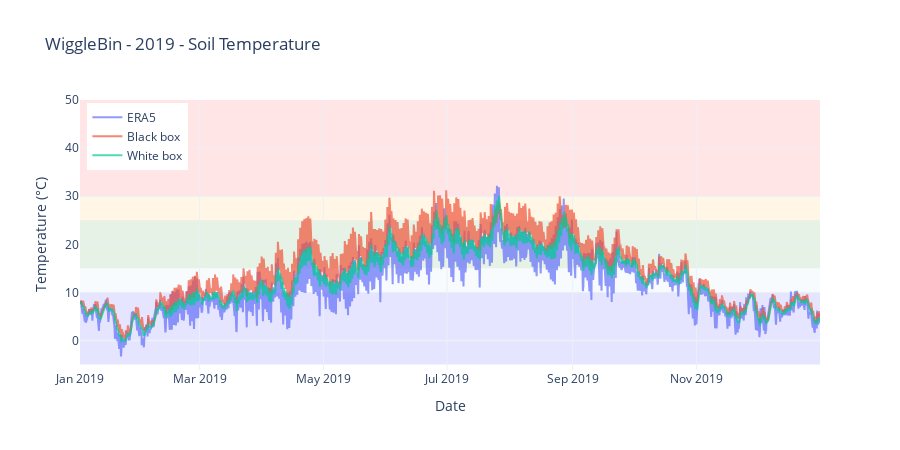

The cell this chart's notebook holds for it:
### Code cell
fig = plot_worm_temperature_zones(year_2019, plot_soil_cols, title="WiggleBin - 2019 - Soil Temperature")
fig.show()

### Figure 1 — Plotly figure (JSON) as saved in the notebook; plotly's stock layout.template omitted (floating-point values rounded to 4 significant figures; data arrays with more than 128 entries replaced by an {"elided": "..."} marker saying what was removed)
{"data": [{"mode": "lines", "name": "ERA5", "opacity": 0.7, "type": "scatter", "x": {"elided": "5840 str values"}, "y": {"elided": "5840 float values"}}, {"mode": "lines", "name": "Black box", "opacity": 0.7, "type": "scatter", "x": {"elided": "5840 str values"}, "y": {"elided": "5840 float values"}}, {"mode": "lines", "name": "White box", "opacity": 0.7, "type": "scatter", "x": {"elided": "5840 str values"}, "y": {"elided": "5840 float values"}}], "layout": {"height": 450, "legend": {"x": 0.01, "y": 0.99}, "shapes": [{"fillcolor": "blue", "layer": "below", "line": {"width": 0}, "opacity": 0.1, "type": "rect", "x0": "2019-01-01T00:00:00", "x1": "2019-12-31T23:00:00", "y0": -5, "y1": 10}, {"fillcolor": "lightblue", "layer": "below", "line": {"width": 0}, "opacity": 0.1, "type": "rect", "x0": "2019-01-01T00:00:00", "x1": "2019-12-31T23:00:00", "y0": 10, "y1": 15}, {"fillcolor": "green", "layer": "below", "line": {"width": 0}, "opacity": 0.1, "type": "rect", "x0": "2019-01-01T00:00:00", "x1": "2019-12-31T23:00:00", "y0": 15, "y1": 25}, {"fillcolor": "orange", "layer": "below", "line": {"width": 0}, "opacity": 0.1, "type": "rect", "x0": "2019-01-01T00:00:00", "x1": "2019-12-31T23:00:00", "y0": 25, "y1": 30}, {"fillcolor": "red", "layer": "below", "line": {"width": 0}, "opacity": 0.1, "type": "rect", "x0": "2019-01-01T00:00:00", "x1": "2019-12-31T23:00:00", "y0": 30, "y1": 50}], "title": {"text": "WiggleBin - 2019 - Soil Temperature"}, "xaxis": {"title": {"text": "Date"}}, "yaxis": {"title": {"text": "Temperature (°C)"}}}}
